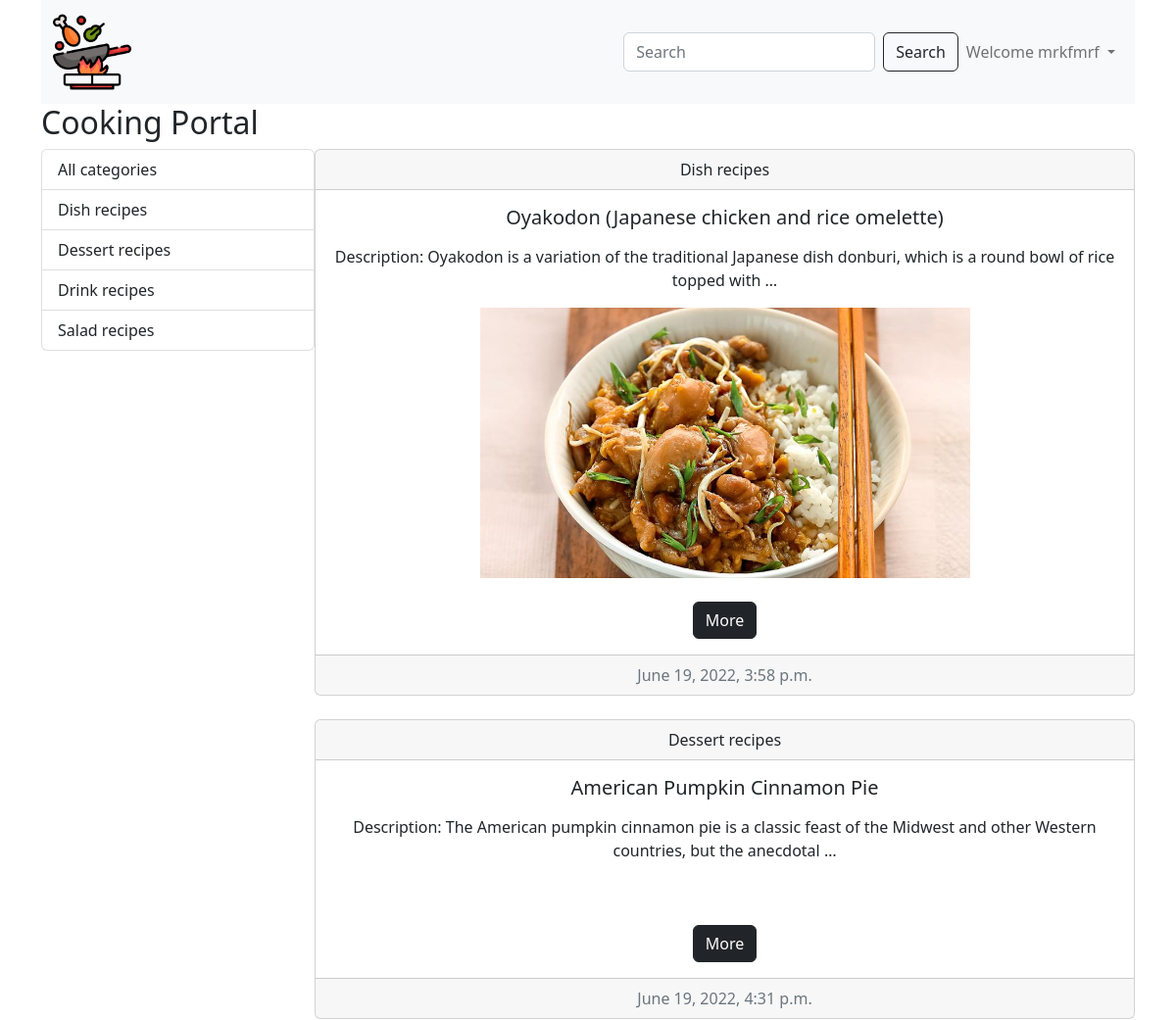
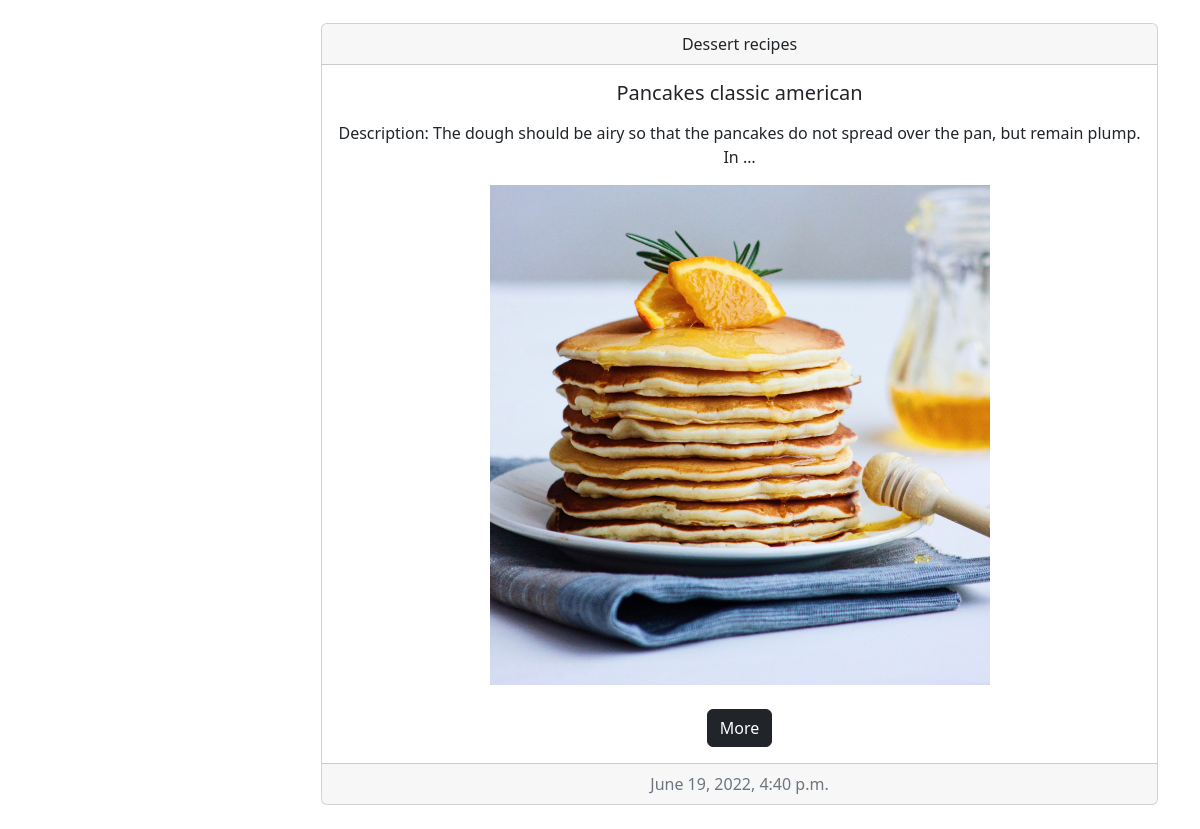
Screenshot of / (signed in) with the database file from the repository (2 pictures, top to bottom).
### web_site/models.py (models this page shows, shortened)
class Category(models.Model):
    title = models.CharField(max_length=300, verbose_name='Category title')
    def __str__(self):
        return self.title
    def get_absolute_url(self):
        return reverse('category_list', kwargs={'pk': self.pk})
    class Meta:
        verbose_name = 'Category'
        verbose_name_plural = 'Categories'

class Post(models.Model):
    title = models.CharField(max_length=50, verbose_name='Recipe title')
    content = models.TextField(default='Recipe description coming soon', verbose_name='Recipe text')
    created_at = models.DateTimeField(auto_now_add=True, verbose_name='Creation date')
    updated_at = models.DateTimeField(auto_now=True, verbose_name='Update date')
    photo = models.ImageField(upload_to='photos/', blank=True, null=True, verbose_name='Image')
    watched = models.IntegerField(default=0, verbose_name='Views')
    is_published = models.BooleanField(default=True, verbose_name='Is published')
    category = models.ForeignKey(Category, on_delete=models.CASCADE, verbose_name='Category')
    author = models.ForeignKey(User, default=None, null=True, blank=True, on_delete=models.CASCADE)
    def get_absolute_url(self):
        return reverse('post_detail', kwargs={'pk': self.pk})
    class Meta:
        verbose_name = 'Recipe'
        verbose_name_plural = 'Recipes'

### web_site/views.py (the view)
# urls.py: path('', Index.as_view(), name='index'),
class Index(ListView):
    model = Post
    context_object_name = 'posts'
    template_name = 'web_site/index.html'
    extra_context = {
        'title': 'Home page'
    }

### web_site/templatetags/blog_tags.py (called while the page is built)
@register.simple_tag()
def get_all_categories():
    categories = Category.objects.all()
    return categories

### web_site/templates/web_site/index.html
{% extends 'base.html' %}
{% load blog_tags %}
{% block main %}
        <h2>Cooking Portal</h2>
        <div class="d-flex justify content between">
            <div class="col-3">
                {% get_all_categories as categories %}
                {% include 'web_site/components/_sidebar.html' %}
            </div>
            <div class="col-9">
                {% for post in posts %}
                    {% include 'web_site/components/_card.html' %}
                <br>
                {% endfor %}
            </div>
        </div>
{% endblock main %}

### templates/components/_navbar.html (shortened to what this page needs)
{% load static %}
<nav class="navbar navbar-expand-lg bg-light">
    <div class="container-fluid">
        <a class="navbar-brand" href="{% url 'index' %}">
            <img src="{% static 'web_site/img/def.png' %}" alt="" width="80">
        </a>
        <div class="collapse navbar-collapse" id="navbarSupportedContent">
            <div class="d-flex">
                <form class="d-flex" role="search" method="get" action="{% url 'search_results' %}">
                    <input name="q" class="form-control me-2" type="search" placeholder="Search" aria-label="Search">
                    <button class="btn btn-outline-dark" type="submit">Search</button>
                </form>
                <ul class="navbar-nav me-auto mb-2 mb-lg-0">
                    {% if not request.user.is_authenticated %}
                    <li class="nav-item">
                        <a class="nav-link active" aria-current="page" href="{% url 'login' %}">Sign in</a>
                    </li>
                    <li class="nav-item">
                        <a class="nav-link active" aria-current="page" href="{% url 'register' %}">Sign up</a>
                    </li>
                    {% else %}
                    <li class="nav-item dropdown">
                        <a class="nav-link dropdown-toggle" href="#" role="button" data-bs-toggle="dropdown"
                           aria-expanded="false">
                            Welcome {{ request.user.username }}
                        </a>
                    </li>
                    {% endif %}
                </ul>
            </div>
        </div>
    </div>
</nav>

### web_site/templates/web_site/components/_sidebar.html
<div class="list-group">
    <a href="{% url 'index' %}" class="list-group-item list-group-item-action">All categories</a>
    {% for category in categories %}
    <a href="{{ category.get_absolute_url }}" class="list-group-item list-group-item-action">{{ category }}</a>
    {% endfor %}
</div>

### web_site/templates/web_site/components/_card.html
<div class="card text-center">
    <div class="card-header">
        {{ post.category }}
    </div>
    <div class="card-body">
        <h5 class="card-title">{{ post.title }}</h5>
        <p class="card-text">{{ post.content|truncatewords:20|linebreaks }}</p>
        {% if post.photo %}
        <img src="{{ post.photo.url }}" alt="" width="500">
        {% else %}
        <img src="https://imagesvc.meredithcorp.io/v3/mm/image?url=https%3A%2F%2Fstatic.onecms.io%2Fwp-content%2Fuploads%2Fsites%2F23%2F2020%2F01%2F02%2Fcooking.jpg" alt="" width="500">
        {% endif %}
        <br>
        <br>
        <a href="{{ post.get_absolute_url }}" class="btn btn-dark">More</a>
    </div>
    <div class="card-footer text-muted">
        {{ post.created_at }}
    </div>
</div>

### rows the page displays
Category: title "Dish recipes"
Category: title "Dessert recipes"
Category: title "Drink recipes"
Category: title "Salad recipes"
Post: category "Dish recipes", title "Oyakodon (Japanese chicken and rice omelette)", content "Description: Oyakodon is a variation of the traditional Japanese dish donburi, which is a round bowl of rice topped with …", photo (picture), created_at "June 19, 2022, 3:58 p.m."
Post: category "Dessert recipes", title "American Pumpkin Cinnamon Pie", content "Description: The American pumpkin cinnamon pie is a classic feast of the Midwest and other Western countries, but the anecdotal …", created_at "June 19, 2022, 4:31 p.m."
Post: category "Dessert recipes", title "Pancakes classic american", content "Description: The dough should be airy so that the pancakes do not spread over the pan, but remain plump. In …", photo (picture), created_at "June 19, 2022, 4:40 p.m."

### other values shown
{{ request.user.username }} "mrkfmrf"
